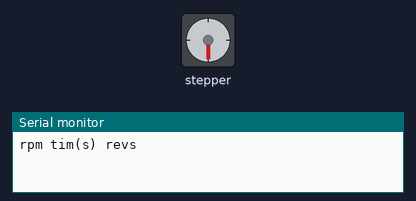
This sketch was run on a simulated Arduino Uno, built with avr-gcc and run on an emulated ATmega328P. On the bench: stepper motor, the last lines printed to the serial monitor. Stepper angles assume 2038 steps per turn.

Above: at 15.1 s.
At 27.28 s:
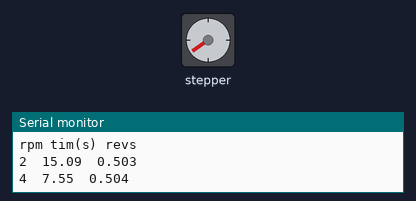
At 32.51 s:
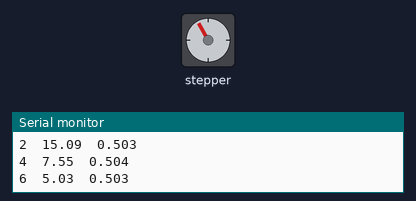
At 39.75 s:
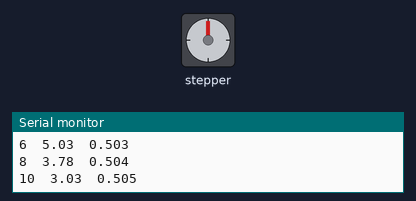
Timing chart, 0 to 40.0 s (numbered marks = the images above):
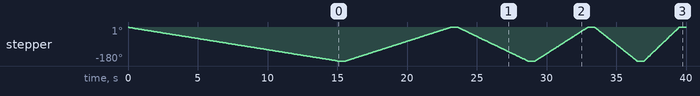

Measured:
- by itself, stepper: turns 180° counter-clockwise in 15.0 s, then 180° clockwise in 7.5 s, then 180° counter-clockwise in 5.0 s, then 180° clockwise in 3.7 s, and so on

The sketch:

stepper_motor_source_code.ino
```cpp
#include<Stepper.h>
int blue = 12;
int pink =11;
int yellow = 10;
int orange = 9;
int steps = 2038;
Stepper stepper (steps,blue,yellow,pink,orange);
int direct = 1;
int revTime;
float secs,revs;

void setup(){
  Serial.begin(9600);
  Serial.println("rpm tim(s) revs");
}
void loop(){
  for (int i = 2; i<19; i=i+2){
    stepper.setSpeed(i);
    direct = -direct;
    revTime = millis();
    stepper.step(direct* steps/2);
    revTime = millis()-revTime;
    delay(500);
    secs =revTime/1000.0;
    revs=i*secs/60.0;
    Serial.print(i);
    Serial.print("\t");
    Serial.print(secs);
    Serial.print("\t");
    Serial.println(revs,3);
  }
}
```
